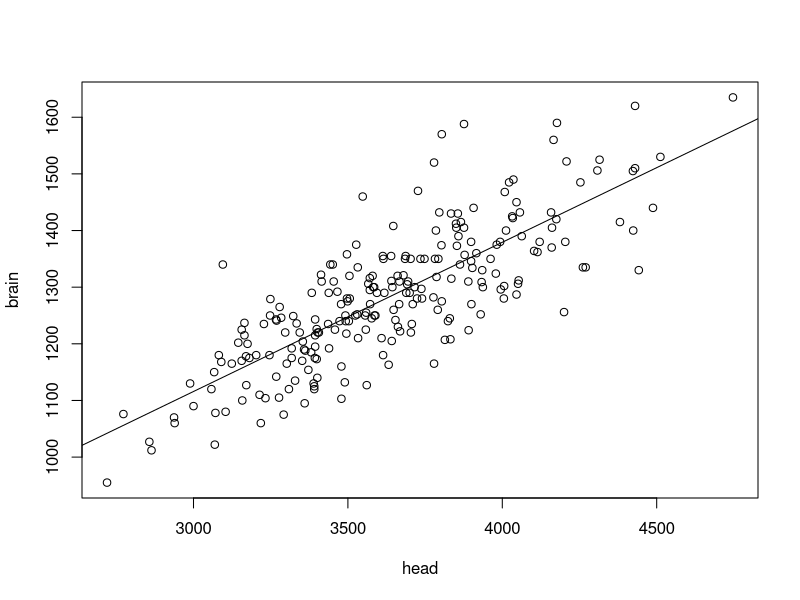
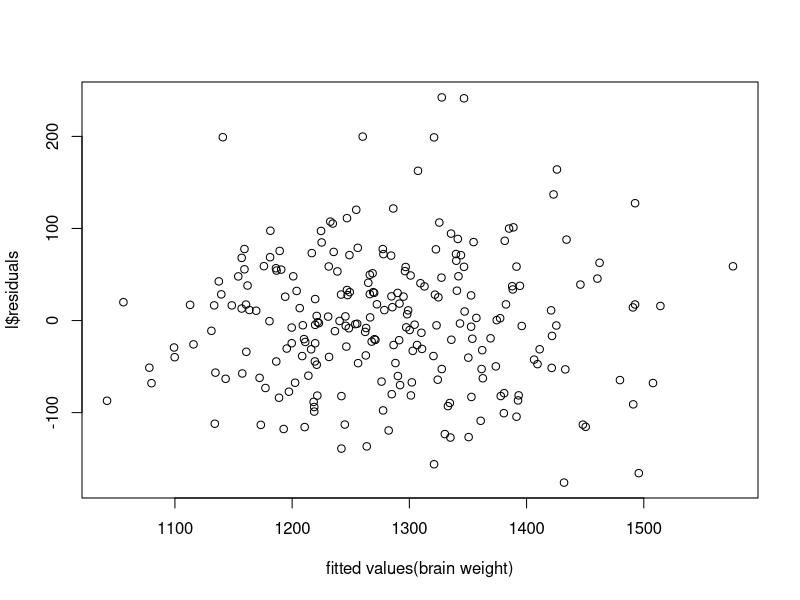

Here is the R script that generated these plots, in order:
require(graphics)

path <- getwd()
setwd(path)
mydata <- read.csv("head-brain.csv")

# 1 : scatter plot of the data
jpeg(filename=paste("scatterplot", ".jpg"))
y <- plot(mydata)
l <- lm(mydata$brain~mydata$head, data=mydata)
#l <- lm(mydata)
abline(l)
dev.off()

#2 : linear model to predict brain weight from the head volume using the data
cat("\n 2. ---linear model to predict brain weight from the head volume using the data ----\n")
print(summary(l))

#3 : 95% confidence for the values of the regression coefficients
c <- confint(l)
cat("\n 3. ---95% confidence for the values of the regression coefficients ----\n")
print(c)

#4 : plot of the residuals as a function of the fitted values
y <- predict.lm(l, interval="confidence", level=.95)
jpeg(filename=paste("residuals", ".jpg"))
f <-fitted(l)
plot(f, l$residuals, xlab="fitted values(brain weight)") 
dev.off()

#5 : 95% confidence interval for the predicted brain weight of an individual whose head volume is 4000 cc
x <- 4000
y <- coefficients(l)[1] + coefficients(l)[2]*x
n <- length(mydata$head)
syhat <-(1/n)+(((x-mean(mydata$head))^2)/((n-1)*var(mydata$head)))
r <- cor(mydata)[2]
s <- (1-r^2)*(n-1)*(var(mydata$brain))/(n-2)
sy <- sqrt(syhat) * s
t <- qt(0.975,n-2)
low <- y - (t*sy)
up <- y + (t*sy)
cat("5. ---95% confidence interval for the predicted brain weight of an individual whose head volume is 4000 cc
---\n")
cat("fitted brain value: ", y, "\n")
cat("lower interval: ", low, "\n")
cat("upper interval: ", up, "\n")
